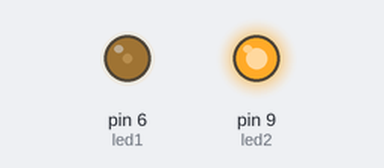
Recording of a sketch running on a simulated Arduino Uno, built with avr-gcc and run on an emulated ATmega328P. On the bench: output pins drawn as LEDs (lit = HIGH).

Above: at 0.1 s.
Timing chart, 0 to 1.6 s (numbered marks = the images above):
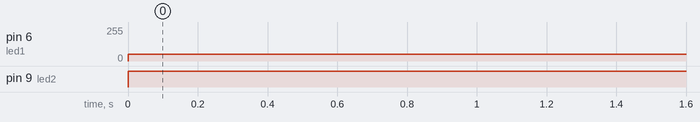

Measured:
- by itself, pin 6 (led1): 0/255 → 50/255 at 0.00 s
- by itself, pin 9 (led2): LOW → HIGH at 0.00 s

The sketch:

sketch_3-1.ino
```cpp
int led1 = 6;   // PWM pin
int led2 = 9;   // PWM pin

void setup() {
  pinMode(led1, OUTPUT);
  pinMode(led2, OUTPUT);
}
void loop() {
  analogWrite(led1, 50);   // 0~255
  analogWrite(led2, 255);  // 0~255
}
```
